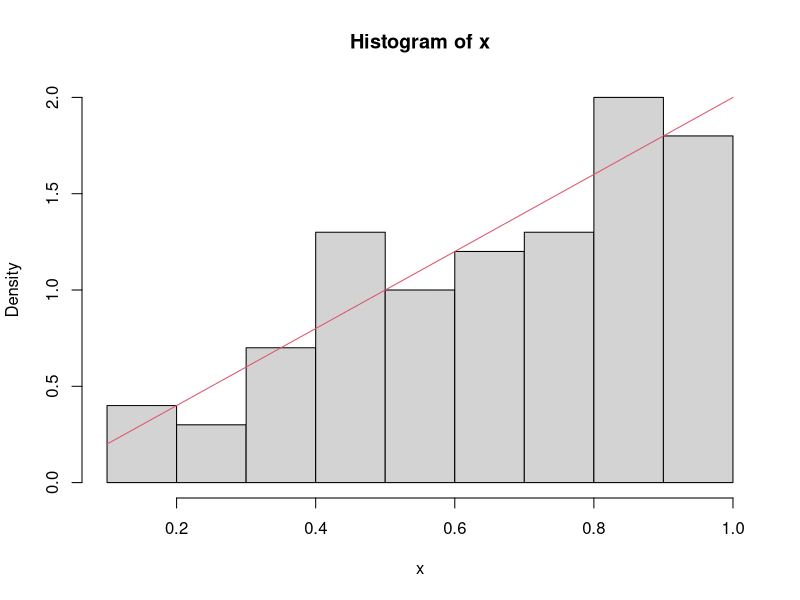

The R source for this figure:
#Obtenha uma amostra aleatória de tamanho n=100 de uma variável aleatória Beta de parâmetros α=2 e β=1,usando a U(0,1), pelo método de aceitação/rejeição
set.seed(1322)
x=NULL
c=2
i=0
n=100
while(length(x)<n){
i=i+1
u=runif(1)
y=runif(1)
ry=(2*y) #ry aqui é a razão entre a função desejada e a função de aceitação (fx(y)/gy(y))
if(u<ry/c){
  x=c(x,y)
}
}
print(c('Taxa de aceitação teorica', 1/c))
print(c('Taxa de aceitação prática', n/i))
hist(x,freq=F)
curve(dbeta(x,2,1), col=2, add=T)
